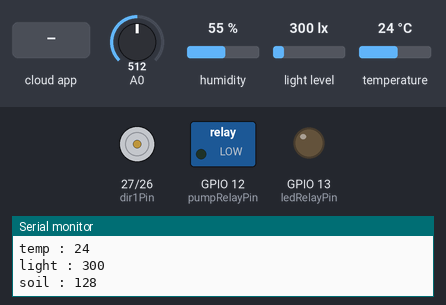
The sketch below on a simulated ESP8266 (NodeMCU). Parts: motor-driver pin pairs drawn as motors (green arrow = first pin HIGH = forward, orange = second pin HIGH = backward, longer = more drive, scaled by the enable pin), switched loads named in the sketch (green lamp = pin HIGH), output pins drawn as LEDs (lit = HIGH), the last lines printed to the serial monitor. The test bench sets the inputs (shaded band); at power-on: A0 = 512, humidity 55 %, light level 300 lx, temperature 24 °C. WiFi joins after 1.5 s; servers stay silent unless stated; the local clock reads 2024-03-15 10:24:30 at power-on unless the sketch sets it; the Firebase database answers and starts empty.

Above: at 2.7 s.
2.8 s: the phone or cloud app sets mode to 1
4.8 s: the phone or cloud app sets fan to 1
At 6.6 s:
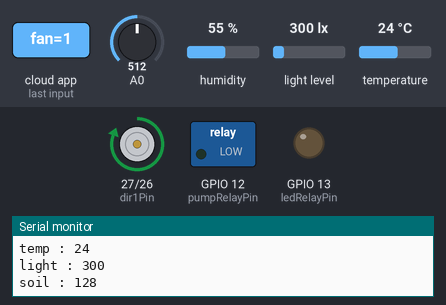
6.9 s: the phone or cloud app sets led to 1
At 8.6 s:
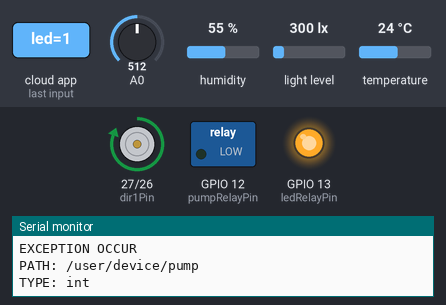
8.9 s: the phone or cloud app sets fan to 0
At 10.2 s:
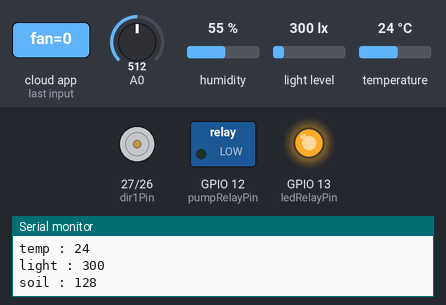
10.6 s: the phone or cloud app sets led to 0
At 12.4 s:
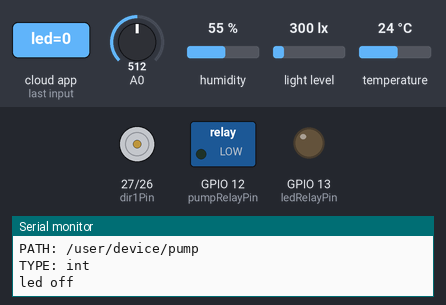
Timing chart, 0 to 13.5 s (numbered marks = the images above; inputs shaded):
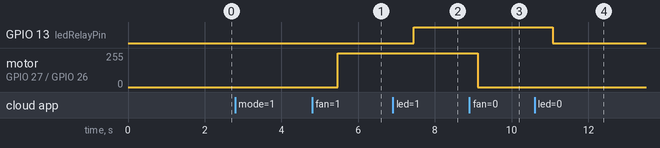

Measured:
- after the input at 4.8 s, motor on GPIO 27 (dir1Pin) / GPIO 26 (dir2Pin): stopped → forward 255/255 after 0.67 s
- after the input at 6.9 s, GPIO 13 (ledRelayPin): LOW → HIGH after 0.54 s
- after the input at 8.9 s, motor on GPIO 27 (dir1Pin) / GPIO 26 (dir2Pin): forward 255/255 → stopped after 0.22 s
- after the input at 10.6 s, GPIO 13 (ledRelayPin): HIGH → LOW after 0.47 s

The sketch:

macfarm_v4.ino
```cpp
#include "DHT.h"
#include <Arduino.h>
#if defined(ESP32)
#elif defined(ESP8266)
#include <ESP8266WiFi.h>
#endif
#include <Firebase_ESP_Client.h>
#include "time.h"
#include <Wire.h>
#include <BH1750.h>

//Provide the token generation process info..
#include "addons/TokenHelper.h"
//Provide the RTDB payload printing info and other helper functions.
#include "addons/RTDBHelper.h"
#include "Device_Ctrl_child.h"

// Insert your network credentials
const char *WIFI_SSID = "YOURWIFI";
const char *WIFI_PASSWORD = "YOURPASSWORD";

// Insert Firebase project API Key
const String API_KEY = "YOURAPI";

// Insert RTDB URLefine the RTDB URL */
const String DATABASE_URL = "YOURURL";

//Define Firebase Data object
const int DHTPIN = 15;        // GPIO23

unsigned long sendDataPrevMillis = 0;
bool signupOK = false;
int intmode;      //설정 모드
int fan_signal;     //사용자가 명령한 fan on/off 신호
int pump_signal;      //사용자가 명령한 pump on/off 신호
int led_signal;       //사용자가 명령한 led on/off 신호
int temp_user_setting;    //사용자가 설정한 온도 값
int shumi_user_setting;   //사용자가 설정한 토양습도 값
int light_user_setting;   //사용자가 설정한 조도 값
bool real_push = false;     //실제 데이터베이스 push 여부 확인
String date;              //날짜 변수
const char* ntpServer = "pool.ntp.org";
int cnt = 0;
uint8_t timeZone = 9;
uint8_t summerTime = 0; // 3600
struct tm timeinfo;
FirebaseData fbdo;
FirebaseAuth auth;
FirebaseConfig config;
BH1750 lightMeter;

DHT dht(DHTPIN, DHT11);

int dir1Pin = 27;      // 제어신호 1핀
int dir2Pin = 26;      // 제어신호 2핀
int speedPin = 14;    // PWM제어를 위한 핀
int pumpRelayPin = 12;  // pump 릴레이 핀
int ledRelayPin = 13;   // led 릴레이 핀
int soilhumiPin = 32;   // 토양습도센서 핀
Device_Ctrl devicectrl;

void setup() {
  Serial.begin(115200);
  WiFi.begin(WIFI_SSID, WIFI_PASSWORD);
  Serial.print("Connecting to Wi-Fi");
  while (WiFi.status() != WL_CONNECTED) {
    Serial.print(".");
    delay(300);
  }
  Serial.println();
  Serial.print("Connected with IP: ");
  Serial.println(WiFi.localIP());
  Serial.println();
  //
  configTime(3600 * timeZone, 3600 * summerTime, ntpServer); //init and get the time
  printLocalTime();
  Serial.println("DHTxx test!");
  dht.begin();

  /* Assign the api key (required) */
  config.api_key = API_KEY;

  /* Assign the RTDB URL (required) */
  config.database_url = DATABASE_URL;

  /* Sign up */
  if (Firebase.signUp(&config, &auth, "", "")) {
    Serial.println("ok");
    signupOK = true;
  }
  else {
    Serial.printf("%s\n", config.signer.signupError.message.c_str());
  }

  /* Assign the callback function for the long running token generation task */
  config.token_status_callback = tokenStatusCallback; //see addons/TokenHelper.h

  Firebase.begin(&config, &auth);
  Firebase.reconnectWiFi(true);

  pinMode(dir1Pin, OUTPUT);     // 제어 1번핀 출력모드 설정
  pinMode(dir2Pin, OUTPUT);     // 제어 2번핀 출력모드 설정
  pinMode(speedPin, OUTPUT);    // PWM제어핀 출력모드 설정

  pinMode(pumpRelayPin, OUTPUT);  // pump 릴레이핀 출력모드 설정
  pinMode(ledRelayPin, OUTPUT);   // led 릴레이핀 출력모드 설정

  Wire.begin();

  lightMeter.begin();

}

void loop() {

  int humi = dht.readHumidity();  // 읽은 습도 데이터 값
  int temp = dht.readTemperature();   // 읽은 온도 데이터 값
  int light = lightMeter.readLightLevel();   // 읽은 빛 데이터 값
  int s0 = analogRead(soilhumiPin);
  int soilhumi = s0 / 4;   // 읽은 토양습도 데이터 값

  check(humi, temp);
  printData(humi, temp, light, soilhumi);

  // 센서 데이터 값 3초 마다 데이터베이스값을 가져옴
  if (Firebase.ready() && signupOK && (millis() - sendDataPrevMillis > 3000 || sendDataPrevMillis == 0)) {
    sendDataPrevMillis = millis();
    date = getDate();
    pushData("/user/sensor/" + date + "/temp", temp);
    pushData("/user/sensor/" + date + "/humi", humi);
    pushData("/user/sensor/" + date + "/soilhumi", soilhumi);
    pushData("/user/sensor/" + date + "/light", light);
  }
  // 데이터베이스에서 mode를 받음
  if (Firebase.RTDB.getInt(&fbdo, "/user/mode") && fbdo.dataType() == "int") {
    intmode = fbdo.intData();
    if (intmode == 1) {
      retrieveFan(fan_signal, dir1Pin, dir2Pin, speedPin);
      retrievePump(pump_signal, soilhumi, pumpRelayPin);
      retrieveLed(led_signal, ledRelayPin);
    }
    else if (intmode == 2) {
      compareFan(temp_user_setting, temp, dir1Pin, dir2Pin, speedPin);
      comparePump(shumi_user_setting, soilhumi, pumpRelayPin);
      compareLed(led_signal, light, ledRelayPin);
    }
    else {
      Serial.println("mode error");
    }
  }

}

// 온습도 센서 오류 확인
void check(int humi, int temp) {
  if (isnan(humi) || isnan(temp)) {
    Serial.println("Failed to read from DHT  sensor!");
    return;
  }
}

// 센서 데이터 값 확인
void printData(int humi, int temp, int light, int soilhumi) {
  Serial.print("humidity : ");
  Serial.println(humi);
  Serial.print("temp : ");
  Serial.println(temp);
  Serial.print("light : ");
  Serial.println(light);
  Serial.print("soil : ");
  Serial.println(soilhumi);
}

// 데이터 값을 데이터베이스로 옮기는 함수
void pushData(String path, int sensordata) {
  getLocalTime(&timeinfo);
  if ((String(timeinfo.tm_min) == "0" || String(timeinfo.tm_min) == "30" ) && cnt < 4) {
    if (Firebase.RTDB.pushInt(&fbdo, path, sensordata)) {
      Serial.println(sensordata);
      Serial.println(path + ": PASSED");
      cnt++;
    }
    else {
      Serial.println("FAILED");
      Serial.println("REASON: " + fbdo.errorReason());
    }
  }
  else if (String(timeinfo.tm_min) == "1" || String(timeinfo.tm_min) == "31" ) {
    cnt = 0;
  }
}

// 장치가 실제 작동 여부 신호를 데이터베이스로 전달
void realCheck(String path, int num) {
  Firebase.RTDB.setInt(&fbdo, path, num);
}


// fan 수동제어 함수
void retrieveFan(int fan_signal, int dir1Pin, int dir2Pin, int speedPin) {
  if (Firebase.RTDB.getInt(&fbdo, "/user/device/fan") && fbdo.dataType() == "int") {
    fan_signal = fbdo.intData();
    if (fan_signal == 1) {
      devicectrl.fanOn(dir1Pin, dir2Pin, speedPin);
      realCheck("/user/device/real_fan_on", 1);
    }
    else {
      devicectrl.fanOff(dir1Pin, dir2Pin);
      realCheck("/user/device/real_fan_on", 0);
    }
  }
}

// pump 수동제어 함수
void retrievePump(int pump_signal, int soilhumi, int pumpRelayPin) {
  //Firebase로부터 사용자의 onoff 신호를 받는 부분
  if (Firebase.RTDB.getInt(&fbdo, "/user/device/pump") && fbdo.dataType() == "int") {
    pump_signal = fbdo.intData();
    if (soilhumi > 600) {//물 넘치지 않은 상태
      if (pump_signal == 1) {
        devicectrl.pumpOn(pumpRelayPin);
        realCheck("/user/device/real_pump_on", 1);
      }
      else {
        devicectrl.pumpOff(pumpRelayPin);
        realCheck("/user/device/real_pump_on", 0);
      }
    }
    else {//물넘침 감지
      Serial.println("over water");
      devicectrl.pumpOff(pumpRelayPin);
      realCheck("/user/device/real_pump_on", 0);
      if (Firebase.RTDB.setInt(&fbdo, "/user/exception", 1)) {

        Serial.println("EXCEPTION OCCUR");
        Serial.println("PATH: " + fbdo.dataPath());
        Serial.println("TYPE: " + fbdo.dataType());
      }
    }
  }
}

// led 수동제어 함수
void retrieveLed(int led_signal, int ledRelayPin) {
  if (Firebase.RTDB.getInt(&fbdo, "/user/device/led") && fbdo.dataType() == "int") {
    led_signal = fbdo.intData();
    if (led_signal == 1) {
      devicectrl.ledOn(ledRelayPin);
      realCheck("/user/device/real_led_on", 1);
    }
    else {
      devicectrl.ledOff(ledRelayPin);
      realCheck("/user/device/real_led_on", 0);
    }
  }
}

// fan 자동제어 함수
void compareFan(int temp_user_setting, int temp, int dir1Pin, int dir2Pin, int speedPin) {
  if (Firebase.RTDB.getInt(&fbdo, "/user/userdata/temp") && fbdo.dataType() == "int") {
    temp_user_setting = fbdo.intData();
    if (temp_user_setting < temp) {
      Serial.println(temp_user_setting);
      Serial.println(temp);
      devicectrl.fanOn(dir1Pin, dir2Pin, speedPin);
    }
    else {
      devicectrl.fanOff(dir1Pin, dir2Pin);
    }
  }
}

// pump 자동제어 함수
void comparePump(int shumi_user_setting, int soilhumi, int pumpRelayPin) {
  if (Firebase.RTDB.getInt(&fbdo, "/user/userdata/soil_humi") && fbdo.dataType() == "int") {
    shumi_user_setting = fbdo.intData();
    Serial.println(shumi_user_setting);
    if ( shumi_user_setting < soilhumi) {
      Serial.println(shumi_user_setting);
      devicectrl.pumpOn(pumpRelayPin);
      delay(2500);
      devicectrl.pumpOff(pumpRelayPin);
      delay(5000);
    }
    else if (shumi_user_setting > soilhumi) {
      devicectrl.pumpOff(pumpRelayPin);
    }
  }
}

// led 자동제어 함수
void compareLed(int light_user_setting, int light, int ledRelayPin) {
  if (Firebase.RTDB.getInt(&fbdo, "/user/userdata/light") && fbdo.dataType() == "int") {        //차후 센서값보면서 수정필요
    light_user_setting = fbdo.intData();
    Serial.println(light_user_setting);
    if (light_user_setting > light && isDay()) {
      devicectrl.ledOn(ledRelayPin);
    }
    else {
      devicectrl.ledOff(ledRelayPin);
    }
  }
}

// 시간 가져오는 함수
void printLocalTime() {
  struct tm timeinfo;
  if (!getLocalTime(&timeinfo)) {
    Serial.println("Failed to obtain time");
    return;
  }
  Serial.println(&timeinfo, "%A, %B %d %Y %H:%M:%S");
}

// 날짜 구하는 함수
String getDate() {
  getLocalTime(&timeinfo);
  String path;
  path = String(timeinfo.tm_year + 1900 - 2000) + String(timeinfo.tm_mon + 1) + String(timeinfo.tm_mday);  //2022년 11월 16일 -> 221116
  return path;
}


//현재 낮인지 판단하는 함수
bool isDay() {
  printLocalTime();
  struct tm timeinfo;
  getLocalTime(&timeinfo);
  if (timeinfo.tm_hour < 18 || timeinfo.tm_hour > 6) {
    return true;
  }

  else {
    return false;
  }
}
```

Device_Ctrl_child.cpp
```cpp
// file: NewClass.cpp
#include "Device_Ctrl_child.h"


void Device_Ctrl::fanOn(int dir1Pin, int dir2Pin, int speedPin)
{
  Serial.println("motor on");
  digitalWrite(dir1Pin, HIGH);         //모터가 시계 방향으로 회전
  digitalWrite(dir2Pin, LOW);
  analogWrite(speedPin, 255); // 세기조절 가능
}

void Device_Ctrl::fanOff(int dir1Pin, int dir2Pin)
{
  Serial.println("Motor stopped");
  digitalWrite(dir1Pin, LOW);
  digitalWrite(dir2Pin, LOW);
}

void Device_Ctrl::pumpOn(int pumpRelayPin)
{
  Serial.println("pump on");
  digitalWrite(pumpRelayPin, HIGH);
}

void Device_Ctrl::pumpOff(int pumpRelayPin)
{
  Serial.println("pump off");
  digitalWrite(pumpRelayPin, LOW);
}

void Device_Ctrl::ledOn(int ledRelayPin)
{
  Serial.println("led on");
  digitalWrite(ledRelayPin, HIGH);
}

void Device_Ctrl::ledOff(int ledRelayPin)
{
  Serial.println("led off");
  digitalWrite(ledRelayPin, LOW);
}
```

Device_Ctrl_child.h
```cpp
//Device_Ctrl_child.h
#ifndef Device_Ctrl_h
#define Device_Ctrl_h
#include <Arduino.h>


class Device_Ctrl
{
  public:
     void fanOn(int dir1Pin, int dir2Pin, int speedPin);
     void fanOff(int dir1Pin, int dir2Pin);
     void pumpOn(int pumpRelayPin);
     void pumpOff(int pumpRelayPin);
     void ledOn(int ledRelayPin);
     void ledOff(int ledRelayPin);
};

#endif
```
